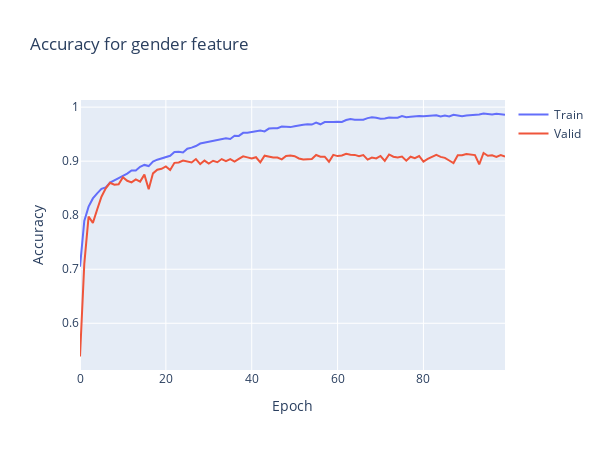

Notebook code cell kept with this figure:
### Markdown cell above
### Gender accuracy

### Code cell
plt.clf()

fig = go.Figure()
fig.add_trace(go.Scatter(
                    y=history.history['gender_output_accuracy'],
                    name='Train'))

fig.add_trace(go.Scatter(
                    y=history.history['val_gender_output_accuracy'],
                    name='Valid'))


fig.update_layout(height=450, 
                  width=600,
                  title='Accuracy for gender feature',
                  xaxis_title='Epoch',
                  yaxis_title='Accuracy')

fig.write_html('acc_gender.html', include_plotlyjs='cdn')

fig.show()
